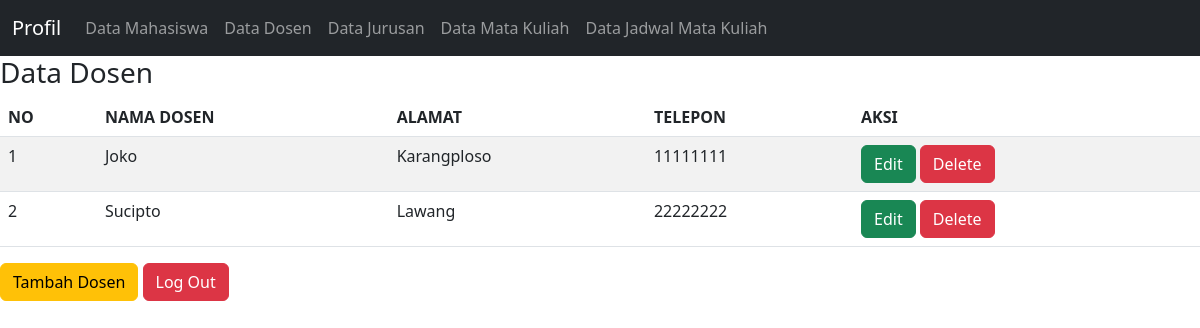
Page /datadosen.php (signed in) on the committed database.
### tables this page shows
CREATE TABLE `tb_dosen` (
  `id_dosen` int(11) NOT NULL,
  `nama_dosen` varchar(40) NOT NULL,
  `alamat` varchar(40) NOT NULL,
  `telepon` int(20) NOT NULL
);

### datadosen.php (the view, shortened to what this page needs)
<?php
include "css.php";
include "navbar.php";
?>
<!DOCTYPE html>
<html>
<head>
</head>
<body>
	<h3>Data Dosen</h3>
	<table class="table table-hover table-striped">
		<thead>
		<tr>
			<th>NO</th>
			<th>NAMA DOSEN</th>
            <th>ALAMAT</th>
			<th>TELEPON</th>
            <th>AKSI</th>
		</tr>
		</thead>
		<tbody>
			<?php
				include "koneksi.php";
				$qry_dosen=mysqli_query($koneksi, "select * from tb_dosen");
				$no=0;
				while($data_dosen=mysqli_fetch_array($qry_dosen)){
				$no++; ?>
				<tr>
					<td><?=$no?></td>
					<td><?=$data_dosen['nama_dosen']?></td>
					<td><?=$data_dosen['alamat']?></td>
                    <td><?=$data_dosen['telepon']?></td>
					<td><a href="edit_dosen.php?id_dosen=<?=$data_dosen['id_dosen']?>" class="btn btn-success">Edit</a>
					<a href="hapus_dosen.php?id_dosen=<?=$data_dosen['id_dosen']?>" onClick="return confirm('Apakah anda yakin menghapus data ini?')" class="btn btn-danger">Delete</a></td>
				</tr>
				<?php
				}
				?>
		</tbody>
	</table>
     <a href="tambah_dosen.php" class="btn btn-warning">Tambah Dosen</a>
     <a href="logout.php" class="btn btn-danger">Log Out</a>
</body>
</html>

### rows in the picture
tb_dosen: nama_dosen "Joko", alamat "Karangploso", telepon "11111111"
tb_dosen: nama_dosen "Sucipto", alamat "Lawang", telepon "22222222"
